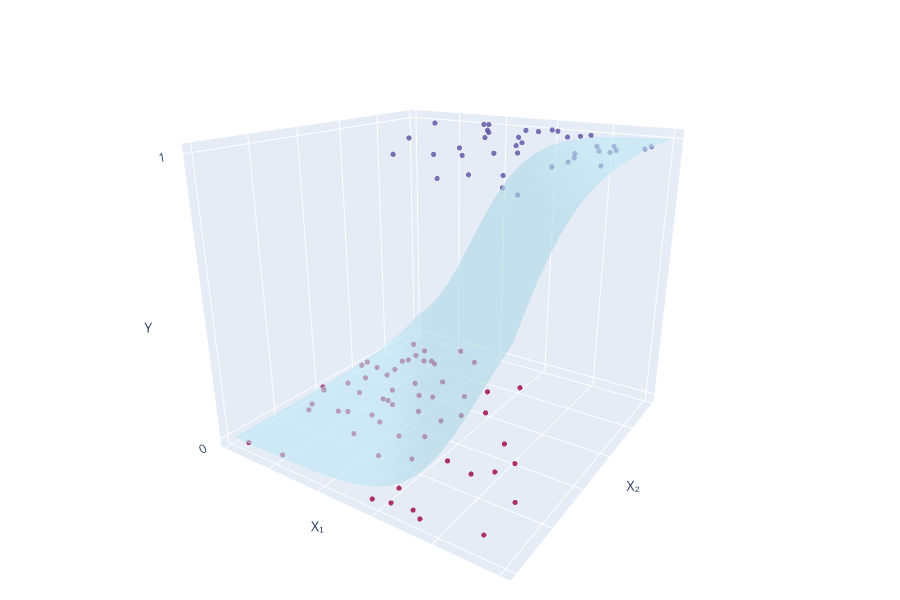

The notebook cell this image was saved under:
### Code cell
log_reg = smf.logit(formula='Y ~ X_1 + X_2', data=df).fit()
print('Logistic model params:\n')
print(log_reg.params)

X1_grid = np.linspace(X[:, 0].min(), X[:, 0].max(), 20)
X2_grid = np.linspace(X[:, 1].min(), X[:, 1].max(), 20)
X1_mesh, X2_mesh = np.meshgrid(X1_grid, X2_grid)
Y_lin = log_reg.params['Intercept'] + log_reg.params['X_1'] * X1_mesh + log_reg.params['X_2'] * X2_mesh
Y_mesh = 1 / (1 + np.exp(-Y_lin))

fig = go.Figure()
fig = plot_scatter_3d(fig, X, y)
fig = plot_regression_plane(fig, X1_mesh, X2_mesh, Y_mesh)
fig = set_plot_layout(fig)
fig.show()

### Figure 1 — Plotly figure (JSON) as saved in the notebook; plotly's stock layout.template omitted (floating-point values rounded to 4 significant figures; data arrays with more than 128 entries replaced by an {"elided": "..."} marker saying what was removed)
{"data": [{"marker": {"color": [0, 1, 1, 1, 0, 1, 1, 0, 1, 1, 0, 0, 0, 1, 0, 1, 0, 0, 0, 1, 1, 0, 0, 0, 0, 1, 0, 1, 1, 0, 1, 0, 0, 1, 0, 1, 0, 0, 0, 0, 1, 0, 0, 0, 0, 0, 1, 1, 0, 1, 1, 1, 0, 0, 0, 0, 0, 0, 1, 0, 1, 1, 0, 0, 0, 0, 1, 0, 0, 0, 0, 1, 0, 1, 0, 0, 0, 1, 0, 0, 0, 1, 1, 0, 0, 1, 1, 1, 1, 0, 0, 0, 0, 0, 1, 0, 1, 0, 1, 1], "colorscale": [[0, "rgb(158,1,66)"], [0.1, "rgb(213,62,79)"], [0.2, "rgb(244,109,67)"], [0.3, "rgb(253,174,97)"], [0.4, "rgb(254,224,139)"], [0.5, "rgb(255,255,191)"], [0.6, "rgb(230,245,152)"], [0.7, "rgb(171,221,164)"], [0.8, "rgb(102,194,165)"], [0.9, "rgb(50,136,189)"], [1, "rgb(94,79,162)"]], "opacity": 0.8, "size": 3}, "mode": "markers", "type": "scatter3d", "x": [0.9306, 0.07769, 0.3741, 0.8383, 0.09094, 0.05845, 0.4962, 0.932, 0.09838, 0.3357, 0.3903, 0.648, 0.402, 0.1065, 0.6132, 0.0009427, 0.5969, 0.3004, 0.08821, 0.2385, 0.2503, 0.8592, 0.2056, 0.7128, 0.4227, 0.3999, 0.2554, 0.01735, 0.3707, 0.5416, 0.1436, 0.5224, 0.9255, 0.6902, 0.8624, 0.4687, 0.9672, 0.8071, 0.7868, 0.923, 0.2149, 0.984, 0.6365, 0.7628, 0.7257, 0.8235, 0.1336, 0.655, 0.4985, 0.3208, 0.003368, 0.546, 0.7353, 0.9859, 0.2577, 0.8756, 0.9328, 0.3517, 0.001038, 0.5584, 0.5397, 0.258, 0.8632, 0.4606, 0.8521, 0.2642, 0.4502, 0.7949, 0.9049, 0.6622, 0.8491, 0.09537, 0.3914, 0.4116, 0.9846, 0.9127, 0.7812, 0.5779, 0.6983, 0.7291, 0.7504, 0.3486, 0.1341, 0.4724, 0.4866, 0.4204, 0.2691, 0.0927, 0.2847, 0.6857, 0.7584, 0.8568, 0.177, 0.6602, 0.4476, 0.4474, 0.06188, 0.3694, 0.09291, 0.6698], "y": [0.5227, 0.9277, 0.6254, 0.08792, 0.9535, 0.321, 0.304, 0.7074, 0.6467, 0.3942, 0.2054, 0.3231, 0.4265, 0.4959, 0.4357, 0.2502, 0.5437, 0.9735, 0.7924, 0.07314, 0.9225, 0.1432, 0.7013, 0.6494, 0.9977, 0.02324, 0.5563, 0.9707, 0.04086, 0.8245, 0.8085, 0.3709, 0.9933, 0.4422, 0.2468, 0.0823, 0.6107, 0.219, 0.9828, 0.3652, 0.8454, 0.3501, 0.1209, 0.4751, 0.3876, 0.6937, 0.4322, 0.01333, 0.5525, 0.5488, 0.5662, 0.1969, 0.06564, 0.5951, 0.7485, 0.2684, 0.1174, 0.7314, 0.1949, 0.7019, 0.7146, 0.1115, 0.1964, 0.4868, 0.3925, 0.9928, 0.5217, 0.6771, 0.4551, 0.6702, 0.5545, 0.3548, 0.9179, 0.2389, 0.3829, 0.7424, 0.2043, 0.1513, 0.5562, 0.5423, 0.5428, 0.3341, 0.2769, 0.2962, 0.6604, 0.0847, 0.5082, 0.249, 0.151, 0.7722, 0.2172, 0.3402, 0.6319, 0.4529, 0.6548, 0.7822, 0.3575, 0.9823, 0.5629, 0.02246], "z": [0, 1, 1, 1, 0, 1, 1, 0, 1, 1, 0, 0, 0, 1, 0, 1, 0, 0, 0, 1, 1, 0, 0, 0, 0, 1, 0, 1, 1, 0, 1, 0, 0, 1, 0, 1, 0, 0, 0, 0, 1, 0, 0, 0, 0, 0, 1, 1, 0, 1, 1, 1, 0, 0, 0, 0, 0, 0, 1, 0, 1, 1, 0, 0, 0, 0, 1, 0, 0, 0, 0, 1, 0, 1, 0, 0, 0, 1, 0, 0, 0, 1, 1, 0, 0, 1, 1, 1, 1, 0, 0, 0, 0, 0, 1, 0, 1, 0, 1, 1]}, {"cmax": 1, "cmin": 0, "colorscale": [[0, "lightblue"], [1, "lightblue"]], "name": "Regression Plane", "opacity": 0.6, "showscale": false, "type": "surface", "x": {"elided": "20x20 float values"}, "y": {"elided": "20x20 float values"}, "z": {"elided": "20x20 float values"}}], "layout": {"height": 600, "margin": {"b": 20, "l": 0, "r": 0, "t": 0}, "scene": {"aspectmode": "manual", "aspectratio": {"x": 1.1, "y": 1.1, "z": 1}, "camera": {"eye": {"x": -1.2, "y": 1.8, "z": 0.8}}, "xaxis": {"showticklabels": false, "title": {"text": "X₁"}}, "yaxis": {"showticklabels": false, "title": {"text": "X₂"}}, "zaxis": {"tickmode": "array", "tickvals": [0, 1], "title": {"text": "Y"}}}}}
